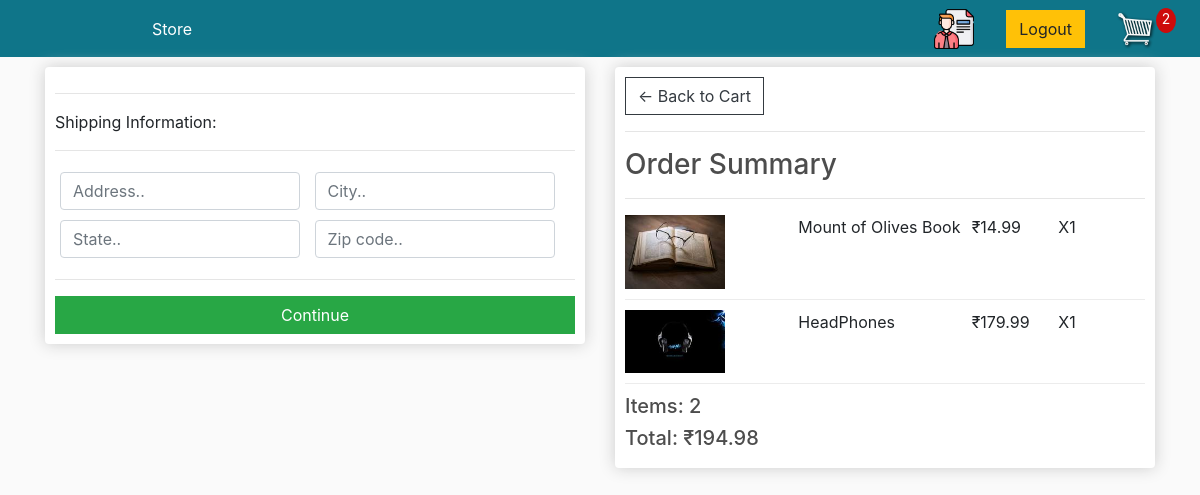
Screenshot of /checkout/ (signed in) with the database file from the repository.
### store/models.py (models this page shows, shortened)
class OrderItem(models.Model):
    product = models.ForeignKey(Product,on_delete = models.SET_NULL,null=True,blank=True)
    order = models.ForeignKey(Order,on_delete = models.SET_NULL,null=True,blank=True)
    quantity = models.IntegerField(default=0,null=True,blank=True)
    date_added = models.DateTimeField(auto_now_add=True)
    @property
    def get_total(self):
        total = self.product.price * self.quantity
        return total

class Product(models.Model):
    name = models.CharField(max_length=200, null=True)
    price = models.DecimalField(max_digits=7,decimal_places=2)
    digital = models.BooleanField(default=False, null=True, blank=True)
    image = models.ImageField(null=True, blank=True)
    @property
    def imageURL(self):
        try:
            url = self.image.url
        except:
            url = ""
        return url

class Order(models.Model):
    customer = models.ForeignKey(Customer,on_delete = models.SET_NULL,null=True,blank=True)
    date_ordered  = models.DateTimeField(auto_now_add=True)
    complete = models.BooleanField(default=False, null=True, blank=True)
    transaction_id = models.CharField(max_length=200, null=True)
    @property
    def shipping(self):
        shipping = False
        orderitems = self.orderitem_set.all()
        for i in orderitems:
            if i.product.digital == False:
                shipping = True
        return shipping
    @property
    def get_cart_total(self):
        orderitems = self.orderitem_set.all()
        total = sum(item.get_total for item in orderitems)
        return total
    @property
    def get_cart_items(self):
        orderitems = self.orderitem_set.all()
        total = sum(item.quantity for item in orderitems)
        return total

### store/views.py (the view)
# urls.py: path('checkout/', views.checkout, name="checkout"),
def checkout(request):
	data = cartData(request)
	cartItems = data['cartItems']
	order = data['order']
	items = data['items']
	context = {'items':items,'order':order,'cartItems':cartItems}
	return render(request, 'store/checkout.html', context)

### store/utils.py (called while the page is built)
def cartData(request):
    if request.user.is_authenticated :
        customer = request.user.customer
        order, created = Order.objects.get_or_create(customer = customer, complete = False)
        items = order.orderitem_set.all()
        cartItems = order.get_cart_items
    else:
        cookieData = cookieCart(request)
        cartItems = cookieData['cartItems']
        order = cookieData['order']
        items = cookieData['items']
    return {'items':items,'order':order,'cartItems':cartItems}

### store/templates/store/checkout.html (shortened to what this page needs)
{% extends 'store/main.html' %}
{% load static %}
{% block content %}
     <div class="row">
		<div class="col-lg-6">
			<div class="box-element" id="form-wrapper">
				<form id="form">
					<div id="shipping-info">
						<hr>
						<p>Shipping Information:</p>
						<hr>
						<div class="form-field">
							<input class="form-control" type="text" name="address" placeholder="Address..">
						</div>
						<div class="form-field">
							<input class="form-control" type="text" name="city" placeholder="City..">
						</div>
						<div class="form-field">
							<input class="form-control" type="text" name="state" placeholder="State..">
						</div>
						<div class="form-field">
							<input class="form-control" type="text" name="zipcode" placeholder="Zip code..">
						</div>
					</div>
					<hr>
					<input id="form-button" class="btn btn-success btn-block" type="submit" value="Continue">
				</form>
			</div>
			<br>
		</div>
		<div class="col-lg-6">
			<div class="box-element">
				<a  class="btn btn-outline-dark" href="{% url 'cart' %}">&#x2190; Back to Cart</a>
				<hr>
				<h3>Order Summary</h3>
				<hr>
				{% for item in items %}
				<div class="cart-row">
					<div style="flex:2"><img class="row-image" src="{{ item.product.imageURL }}"></div>
					<div style="flex:2"><p>{{ item.product.name }}</p></div>
					<div style="flex:1"><p>₹{{ item.product.price|floatformat:2 }}</p></div>
					<div style="flex:1"><p>X{{ item.quantity }}</p></div>
				</div>
				{% endfor %}
				<h5>Items:   {{ order.get_cart_items }}</h5>
				<h5>Total:   ₹{{ order.get_cart_total|floatformat:2 }}</h5>
			</div>
		</div>
	</div>
{% endblock content %}

### static/css/main.css (style rules this page uses)
body { background-color: hsl(0, 0%, 98%); }
h1,h2,h3,h4,h5,h6 { color:hsl(0, 0%, 30%); }
.box-element { box-shadow:hsl(0, 0%, 80%) 0 0 16px; background-color: #fff; border-radius: 4px; padding: 10px; }
.col-lg-4, .col-lg-6, .col-lg-8, .col-lg-12 { margin-top: 10px; }
.btn { border-radius: 0; }
.row-image { width: 100px; }
.form-field { width:250px; display: inline-block; padding: 5px; }
.cart-row { display: flex; align-items: flex-stretch; padding-bottom: 10px; margin-bottom: 10px; border-bottom: 1px solid #ececec; }

### rows the page displays
OrderItem: product.imageURL (picture), product.name "Mount of Olives Book", product.price "14.99", quantity "1"
OrderItem: product.imageURL (picture), product.name "HeadPhones", product.price "179.99", quantity "1"
Order: get_cart_items "2", get_cart_total "194.98"

### other values shown
{{ cartItems }} "2"
